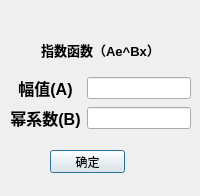
<?xml version="1.0" encoding="UTF-8"?>
<ui version="4.0">
 <class>Ex</class>
 <widget class="QDialog" name="Ex">
  <property name="geometry">
   <rect>
    <x>0</x>
    <y>0</y>
    <width>200</width>
    <height>196</height>
   </rect>
  </property>
  <property name="windowTitle">
   <string>Dialog</string>
  </property>
  <widget class="QWidget" name="gridLayoutWidget">
   <property name="geometry">
    <rect>
     <x>10</x>
     <y>29</y>
     <width>181</width>
     <height>101</height>
    </rect>
   </property>
   <layout class="QGridLayout" name="gridLayout">
    <item row="1" column="0">
     <widget class="QLabel" name="label_2">
      <property name="font">
       <font>
        <pointsize>12</pointsize>
        <weight>75</weight>
        <bold>true</bold>
       </font>
      </property>
      <property name="text">
       <string>幅值(A)</string>
      </property>
      <property name="alignment">
       <set>Qt::AlignCenter</set>
      </property>
     </widget>
    </item>
    <item row="2" column="0">
     <widget class="QLabel" name="label_3">
      <property name="font">
       <font>
        <pointsize>12</pointsize>
        <weight>75</weight>
        <bold>true</bold>
       </font>
      </property>
      <property name="text">
       <string>幂系数(B)</string>
      </property>
      <property name="alignment">
       <set>Qt::AlignCenter</set>
      </property>
     </widget>
    </item>
    <item row="1" column="1">
     <widget class="QLineEdit" name="ALineEdit"/>
    </item>
    <item row="2" column="1">
     <widget class="QLineEdit" name="BLineEdit"/>
    </item>
    <item row="0" column="0" colspan="2">
     <widget class="QLabel" name="label">
      <property name="sizePolicy">
       <sizepolicy hsizetype="Preferred" vsizetype="Preferred">
        <horstretch>0</horstretch>
        <verstretch>0</verstretch>
       </sizepolicy>
      </property>
      <property name="font">
       <font>
        <pointsize>10</pointsize>
        <weight>75</weight>
        <bold>true</bold>
       </font>
      </property>
      <property name="text">
       <string>指数函数（Ae^Bx）</string>
      </property>
      <property name="alignment">
       <set>Qt::AlignCenter</set>
      </property>
      <property name="wordWrap">
       <bool>true</bool>
      </property>
     </widget>
    </item>
   </layout>
  </widget>
  <widget class="QPushButton" name="exBtn">
   <property name="geometry">
    <rect>
     <x>50</x>
     <y>150</y>
     <width>75</width>
     <height>23</height>
    </rect>
   </property>
   <property name="text">
    <string>确定</string>
   </property>
  </widget>
 </widget>
 <resources/>
 <connections/>
</ui>
